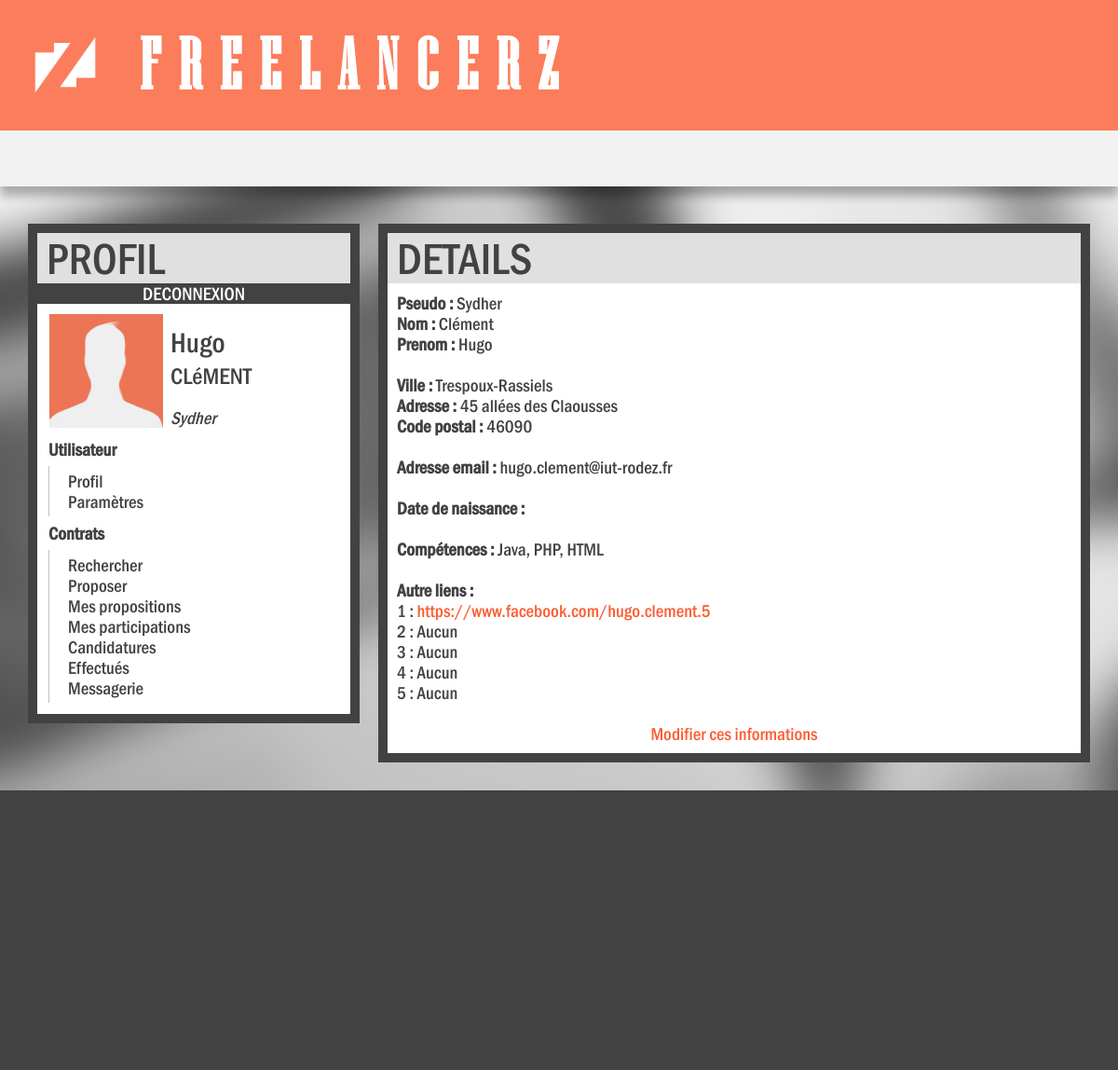
The page /profil.php (signed in) on the database its author committed.
### tables this page shows
CREATE TABLE IF NOT EXISTS `users_privee` (
  `user_id` int(11) NOT NULL AUTO_INCREMENT,
  `user_nom` varchar(50) NOT NULL,
  `user_prenom` varchar(50) NOT NULL,
  `user_pseudo` varchar(50) NOT NULL,
  `user_ville` varchar(50) NOT NULL,
  `user_adresse` varchar(50) NOT NULL,
  `user_cp` char(5) NOT NULL,
  `user_password` varchar(255) NOT NULL,
  `user_email` varchar(120) NOT NULL,
  `user_naissance` date DEFAULT NULL,
  `user_inscription` date DEFAULT NULL,
  `user_competences` varchar(255) NOT NULL,
  `user_site1` varchar(120) DEFAULT NULL,
  `user_site2` varchar(120) DEFAULT NULL,
  `user_site3` varchar(120) DEFAULT NULL,
  `user_site4` varchar(120) DEFAULT NULL,
  `user_site5` varchar(120) DEFAULT NULL,
  `user_etat` int(11) DEFAULT NULL,
  `user_cle` varchar(255) DEFAULT NULL,
  `user_admin` int(1) NOT NULL DEFAULT '0',
  `user_banni` int(11) NOT NULL DEFAULT '0',
  PRIMARY KEY (`user_id`),
  UNIQUE KEY `user_pseudo` (`user_pseudo`)
);

### inc/recupDetailsProfil.php (called while the page is built, shortened)
<?php
function recupDetailsProfil($idUser) {
    $bdd = bdd();
	$sql = "SELECT user_nom, user_prenom, user_ville, user_adresse, user_cp, user_email,
						 user_naissance, user_competences, user_site1, user_site2, user_site3, user_site4, user_site5, user_pseudo
						 FROM users WHERE user_id = :id";
	if (estAutoVoirPrivee($idUser) == 0) {
		$sql = "SELECT user_nom, user_prenom, user_ville, user_adresse, user_cp, user_email,
						 user_naissance, user_competences, user_site1, user_site2, user_site3, user_site4, user_site5, user_pseudo
						 FROM users_privee WHERE user_id = :id";
	}
    $req = $bdd->prepare($sql);
	$req->bindParam(":id", $id);
    $req->execute();
    $data = $req->fetch();
    $details = array($data['user_nom'], $data['user_prenom'], $data['user_ville'], $data['user_adresse'],
                                   $data['user_cp'], $data['user_email'], $data['user_naissance'], $data['user_competences'], $data['user_site1'],
                                   $data['user_site2'], $data['user_site3'], $data['user_site4'],$data['user_site5'],$data['user_pseudo']);
	return $details;
}
function estAutoVoirPrivee($idUserCible) {
	$idUserVoyeur = $_SESSION['id'];
	if ($idUserCible == $idUserVoyeur) {
		return 0;
	}
	return 1;
}
?>

### inc/afficherDetailsProfil.php (the view, shortened to what this page needs)
<?php
function afficherDetailsProfil($idUser) {
	require "recupDetailsProfil.php";
	$tab = recupDetailsProfil($idUser);
	echo "<div class=\"profil_infos\">";
	echo "<b>Pseudo : </b>".$tab[13]."<br>
		<b>Nom : </b>".$tab[0]."<br>
	    <b>Prenom : </b>".$tab[1]."<br>
	    <br>
	    <b>Ville : </b>".$tab[2]."<br>
	    <b>Adresse : </b>".$tab[3]."<br>
	    <b>Code postal : </b>".$tab[4]."<br>
	    <br>
	    <b>Adresse email : </b>".$tab[5]."<br>
	    <br>
	    <b>Date de naissance : </b>".$tab[6]."<br>
	    <br>
	    <b>Compétences : </b>".$tab[7]."<br>
	    <br>
	    <b>Autre liens : </b><br>";
	echo "1 : ".(!empty($tab[8])?"<a href=\"".$tab[8]."\" target=\"_blank\">".$tab[8]."</a>":"Aucun")."<br>
	    2 : ".(!empty($tab[9])?"<a href=\"".$tab[9]."\" target=\"_blank\">".$tab[9]."</a>":"Aucun")."<br>
	    3 : ".(!empty($tab[10])?"<a href=\"".$tab[10]."\" target=\"_blank\">".$tab[10]."</a>":"Aucun")."<br>
	    4 : ".(!empty($tab[11])?"<a href=\"".$tab[11]."\" target=\"_blank\">".$tab[11]."</a>":"Aucun")."<br>
	    5 : ".(!empty($tab[12])?"<a href=\"".$tab[12]."\" target=\"_blank\">".$tab[12]."</a>":"Aucun")."<br>
		<br>";
    if ($_SESSION['id'] == $idUser) {
        echo "<div><a href=\"editionprofil.php\">Modifier ces informations</a></div></div>";
    }
}
?>

### index.css (style rules this page uses)
body { margin:0px; padding:0px; font-family: "FRAMDCN", Helvetica, Arial, sans-serif; color:white; word-spacing: -2em; background-color:black; background-image:url("images/fonds/6.2.jpg"); background-size:cover; background-attachment:fixed; }
header { text-align:center; background-color:#FB7D5B; height:140px; }
a { text-decoration:none; color:#FA5D32; }
.header_title { font-family: "NIAGSOL", Helvetica, Arial, sans-serif; font-weight:bold; font-size:78px; position:absolute; margin-top:28px; left:150px; letter-spacing:20px; }
.header_logo { left:35px; top:35px; position:absolute; width:70px; transition-duration:0.5s; }
.profil_infos div { width:100%; text-align:center; }
.profil_infos a { text-decoration:none; color:#FA5D32; }
footer { text-align:center; background-color:#424242; height:300px; position:relative; }

### rows shown on the page
users_privee: user_pseudo "Sydher", user_nom "Clément", user_prenom "Hugo", user_ville "Trespoux-Rassiels", user_adresse "45 allées des Claousses", user_cp "46090", user_email "hugo.clement@iut-rodez.fr", user_competences "Java, PHP, HTML", user_site1 "https://www.facebook.com/hugo.clement.5"

### other values the page prints
$_SESSION['prenom'] "Hugo"
$_SESSION['nom'] "CLéMENT"
$_SESSION['pseudo'] "Sydher"
